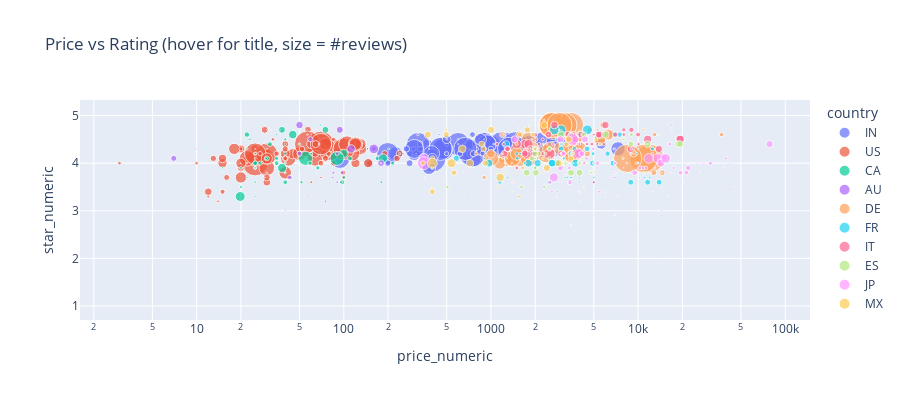

This figure's notebook cell:
### Code cell
# %% Cell – Interactive scatter (NaN-safe)
clean = df_bestsellers_2025.dropna(
    subset=['price_numeric', 'star_numeric', 'num_ratings_numeric']
)

fig = px.scatter(
    clean,
    x='price_numeric',
    y='star_numeric',
    color='country',
    hover_name='product_title',
    size='num_ratings_numeric',
    log_x=True,
    title='Price vs Rating (hover for title, size = #reviews)'
)
fig.update_layout(height=400)
fig.show()
